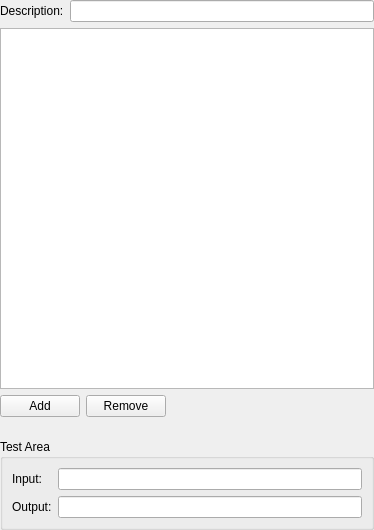
<ui version="4.0" >
 <class>KeyBindingEditor</class>
 <widget class="QWidget" name="KeyBindingEditor" >
  <property name="geometry" >
   <rect>
    <x>0</x>
    <y>0</y>
    <width>374</width>
    <height>530</height>
   </rect>
  </property>
  <layout class="QVBoxLayout" >
   <property name="leftMargin" >
    <number>0</number>
   </property>
   <property name="topMargin" >
    <number>0</number>
   </property>
   <property name="rightMargin" >
    <number>0</number>
   </property>
   <property name="bottomMargin" >
    <number>0</number>
   </property>
   <item>
    <layout class="QHBoxLayout" >
     <item>
      <widget class="QLabel" name="descriptionLabel" >
       <property name="text" >
        <string>Description:</string>
       </property>
      </widget>
     </item>
     <item>
      <widget class="QLineEdit" name="descriptionEdit" />
     </item>
    </layout>
   </item>
   <item>
    <widget class="QTableWidget" name="keyBindingTable" >
     <property name="sizePolicy" >
      <sizepolicy vsizetype="Expanding" hsizetype="Expanding" >
       <horstretch>0</horstretch>
       <verstretch>1</verstretch>
      </sizepolicy>
     </property>
    </widget>
   </item>
   <item>
    <layout class="QHBoxLayout" >
     <item>
      <widget class="QPushButton" name="addEntryButton" >
       <property name="text" >
        <string>Add</string>
       </property>
      </widget>
     </item>
     <item>
      <widget class="QPushButton" name="removeEntryButton" >
       <property name="text" >
        <string>Remove</string>
       </property>
      </widget>
     </item>
     <item>
      <spacer>
       <property name="orientation" >
        <enum>Qt::Horizontal</enum>
       </property>
       <property name="sizeHint" >
        <size>
         <width>40</width>
         <height>20</height>
        </size>
       </property>
      </spacer>
     </item>
    </layout>
   </item>
   <item>
    <spacer>
     <property name="orientation" >
      <enum>Qt::Vertical</enum>
     </property>
     <property name="sizeHint" >
      <size>
       <width>20</width>
       <height>16</height>
      </size>
     </property>
    </spacer>
   </item>
   <item>
    <widget class="QGroupBox" name="groupBox" >
     <property name="title" >
      <string>Test Area</string>
     </property>
     <property name="flat" >
      <bool>true</bool>
     </property>
     <layout class="QGridLayout" >
      <item row="0" column="0" >
       <widget class="QLabel" name="label" >
        <property name="text" >
         <string>Input:</string>
        </property>
       </widget>
      </item>
      <item row="0" column="1" >
       <widget class="QLineEdit" name="testAreaInputEdit" />
      </item>
      <item row="1" column="0" >
       <widget class="QLabel" name="label_2" >
        <property name="text" >
         <string>Output:</string>
        </property>
       </widget>
      </item>
      <item row="1" column="1" >
       <widget class="QLineEdit" name="testAreaOutputEdit" >
        <property name="readOnly" >
         <bool>true</bool>
        </property>
       </widget>
      </item>
     </layout>
    </widget>
   </item>
  </layout>
 </widget>
 <resources/>
 <connections/>
</ui>
